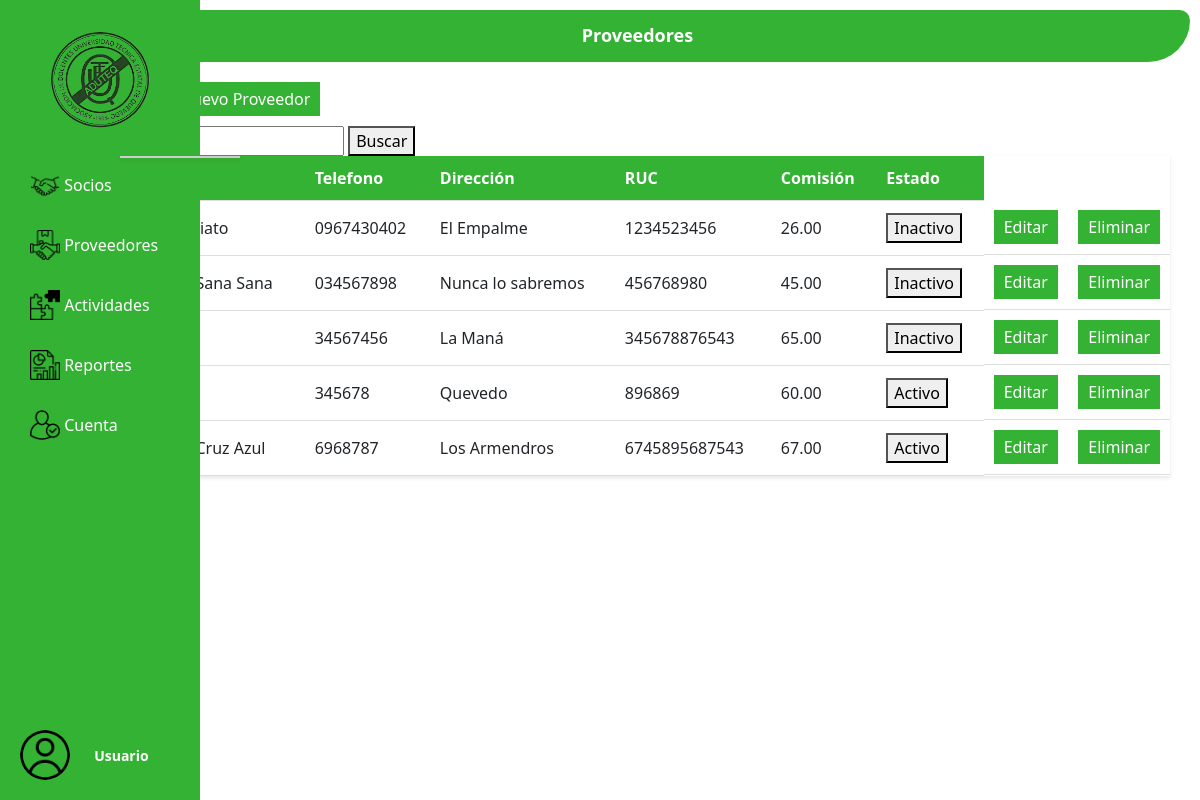
Screenshot of /proveedores/ with the database file from the repository.
### proveedores/models.py (models this page shows, shortened)
class Proveedor(models.Model):
    nombre=models.CharField(max_length=200)
    telefono=models.CharField(max_length=13)
    RUC=models.CharField(max_length=13)
    direccion=models.CharField(max_length=500)
    comision=models.DecimalField(max_digits = 8, decimal_places = 2)
    estado=models.BooleanField(default=False)

### proveedores/views.py (the view)
# urls.py: path('proveedores/', views.proveedor),
def proveedor(request):
    proveedores=Proveedor.objects.all()
    return render(request,'proveedores.html', {
        'proveedores': proveedores
    })

### proveedores/templates/proveedores.html (shortened to what this page needs)
{% extends 'base.html' %}
{% load static %}
    {% block content %}
    <div class="content-menu">
        <div class="header">
            <h1>Proveedores</h1>
        </div>
        <div class="socios-content ">
            <a href="/aggproveedor"> <button class="add-socio-btn"> Agregar Nuevo Proveedor</button></a>
            <div class="search-container">
                <input type="text" id="barbusqueda" placeholder="Buscar">
                <button type="submit">Buscar</button>
                <div id="searchResults"></div>
            </div>
            <table class="socios-table">
                <thead>
                    <tr>
                        <th>Nombre</th>
                        <th>Telefono</th>
                        <th>Dirección</th>
                        <th>RUC</th>
                        <th>Comisión</th>
                        <th>Estado</th>
                    </tr>
                </thead>
                <tbody>
                    {% for proveedor in proveedores%}
                    <tr>
                        <td>{{proveedor.nombre}}</td>
                        <td>{{proveedor.telefono}}</td>
                        <td>{{proveedor.direccion}}</td>
                        <td>{{proveedor.RUC}}</td>
                        <td>{{proveedor.comision}}</td>
                        {% if proveedor.estado == True %}
                        <td><button class="green-button">
                                Activo
                            </button></td>
                        {% else %}
                        <td><button class="red-button">
                             Inactivo
                        </button></td>
                        {% endif %}
                        <td class="actions">
                            <a style="text-decoration: none;" class="edit-btn" href="/editProveedor/{{proveedor.id}}">Editar</a>
                            <a style="text-decoration: none;" class="delete-btn" href="#" onclick="eliminarProveedor({{proveedor.id}})">Eliminar</a>
                        </td>
                    </tr>
                    {% endfor %}
                </tbody>
            </table>
        </div>
    </div>
    {% endblock %}

### proveedores/templates/base.html (shortened to what this page needs)
{% load static %}
<!DOCTYPE html>
<html lang="en">
<head>
    <link rel="stylesheet" href="{% static 'css/estilo_menu_desplegable.css' %}" />
    <link rel="stylesheet" href="{% static 'css/proveedores.css' %}" />
    <link rel="stylesheet" href="{% static 'css/aggproveedor.css' %}" />
    <link rel="stylesheet" href="{% static 'css/editproveedor.css' %}" />
    <link href="https://cdn.jsdelivr.net/npm/bootstrap@5.3.0/dist/css/bootstrap.min.css" rel="stylesheet"
>
</head>
<body>
    <div class="sidebar">
        <div class="logo">
            <div class="profile-lg">
                <a href="/principal"><img src="{% static 'img/aduteq.png' %} " alt="ADUTEQ Logo"></a>
            </div>
        </div>
        <ul>
            <li><a href="/socios"><img src="{% static 'img/icon-socios.png' %}" alt="Socios"
                        width="30px">&nbsp<span> Socios</span></a></li>
            <li><a href="/proveedores"><img src="{% static 'img/icon-proveedores.png' %} " alt="Proveedores"
                        width="30px">&nbsp<span> Proveedores</span></a></li>
            <li><a href="#"><img src=" {% static 'img/icon-actividades.png' %}" alt="Actividades"
                        width="30px">&nbsp<span> Actividades</span></a></li>
            <li><a href="#"><img src=" {% static 'img/icon-reportes.png' %}" alt="Reportes" width="30px">&nbsp</a></li>
            <li><a href="#"><img src=" {% static 'img/icon-cuenta.png' %} " alt="Cuenta" width="30px">&nbsp</a></li>
        </ul>
        <div class="profile">
            <img src="{% static 'img/icon-usuarios.png' %}" alt="Foto de perfil">&nbsp
            <span>Usuario</span>
        </div>
    </div>
    {% block content %}
    {% endblock %}
</body>
</html>

### proveedores/static/css/estilo_menu_desplegable.css (style rules this page uses)
body { margin: 0; padding: 0; font-family: Arial, sans-serif; }
.sidebar { width: 80px; background-color: #34b234; color: #fff; height: 100vh; position: fixed; left: 0; top: 0; padding: 20px; box-sizing: border-box; transition: width 0.3s; }
.sidebar .logo { text-align: center; margin-bottom: 20px; }
.sidebar .logo img { height: auto; display: block; margin: 0 auto; }
.sidebar ul { list-style-type: none; padding: 0; margin: 0; }
.sidebar li { margin-bottom: 10px; overflow: hidden; white-space: nowrap; transition: margin-left 0.3s; }
.sidebar a { color: #fff; text-decoration: none; display: flex; align-items: center; padding: 10px; border-radius: 5px; transition: background-color 0.3s; }
.sidebar .profile { position: fixed; bottom: 20px; display: flex; align-items: center; transition: width 0.3s; }
.sidebar .profile img { width: 40px; height: 40px; border-radius: 50%; margin-right: 20px; transition: width 0.3s, height 0.3s; }
.sidebar .profile span { font-size: 14px; font-weight: bold; }
.sidebar .profile-lg img { width: 40px; height: 40px; border-radius: 50%; transition: width 0.3s, height 0.3s; }
.content-menu { margin-left: 75px; padding: 10px; }
.add-socio-btn { padding: 5px 10px; background-color: #34b234; color: #fff; border: none; cursor: pointer; transition: background-color 0.3s; }
.add-socio-btn { margin-bottom: 10px; }

### proveedores/static/css/proveedores.css (style rules this page uses)
body { margin: 0; padding: 0; font-family: Arial, sans-serif; background-color: #f2f2f2; }
.header { background-color: #34b234; color: #fff; padding: 15px; text-align: center; }
.header h1 { font-size: 18px; font-weight: bold; margin: 0; }
.socios-content { margin: 20px; }
.socios-table { width: 100%; border-collapse: collapse; background-color: #fff; box-shadow: 0 2px 4px rgba(0, 0, 0, 0.1); }
.socios-table th, .socios-table td { padding: 10px; text-align: left; border-bottom: 1px solid #ddd; }
.socios-table th { background-color: #34b234; color: #fff; }
.socios-table td.actions { display: flex; justify-content: space-between; }
.socios-table .edit-btn, .socios-table .delete-btn, .add-socio-btn { padding: 5px 10px; background-color: #34b234; color: #fff; border: none; cursor: pointer; transition: background-color 0.3s; }
.add-socio-btn { margin-bottom: 10px; }
a { text-decoration: none; }
#searchResults { position: absolute; top: calc(21, 9% + 5px); left: 0; margin: 0% 0% 0% 10%; width: 10%; background-color: white; border: 1px solid #ccc; box-shadow: 0 2px 4px rgba(0, 0, 0, 0.1); z-index: 999; }

### proveedores/static/css/aggproveedor.css (style rules this page uses)
body { margin: 0; padding: 0; font-family: Arial, sans-serif; background-color: #f2f2f2; }
.header { background-color: #34b234; color: #fff; padding: 15px; text-align: center; border-radius: 80px 20px; }
.header h1 { font-size: 18px; font-weight: bold; margin: 0; }
input { max-width: 380px; }

### proveedores/static/css/editproveedor.css (style rules this page uses)
body { margin: 0; padding: 0; font-family: Arial, sans-serif; background-color: #f2f2f2; }
.header { background-color: #34b234; color: #fff; padding: 15px; text-align: center; border-radius: 80px 20px; }
.header h1 { font-size: 18px; font-weight: bold; margin: 0; }
input { max-width: 380px; }

### rows the page displays
Proveedor: nombre "Mi Comisariato", telefono "0967430402", direccion "El Empalme", RUC "1234523456", comision "26.00", estado "Inactivo"
Proveedor: nombre "Farmacias Sana Sana", telefono "034567898", direccion "Nunca lo sabremos", RUC "456768980", comision "45.00", estado "Inactivo"
Proveedor: telefono "34567456", direccion "La Maná", RUC "345678876543", comision "65.00", estado "Inactivo"
Proveedor: telefono "345678", direccion "Quevedo", RUC "896869", comision "60.00", estado "Activo"
Proveedor: nombre "Farmacias Cruz Azul", telefono "6968787", direccion "Los Armendros", RUC "6745895687543", comision "67.00", estado "Activo"
